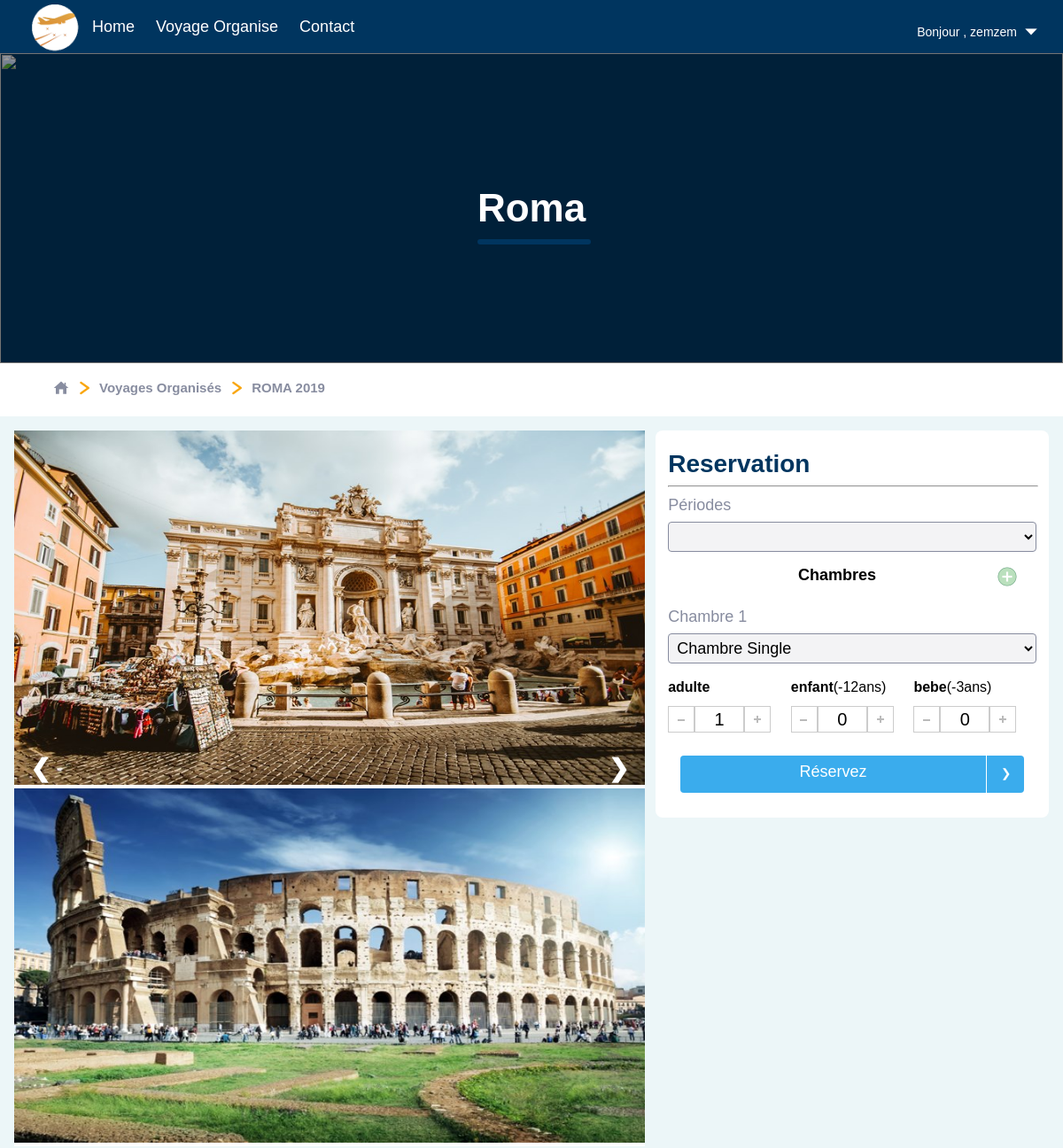
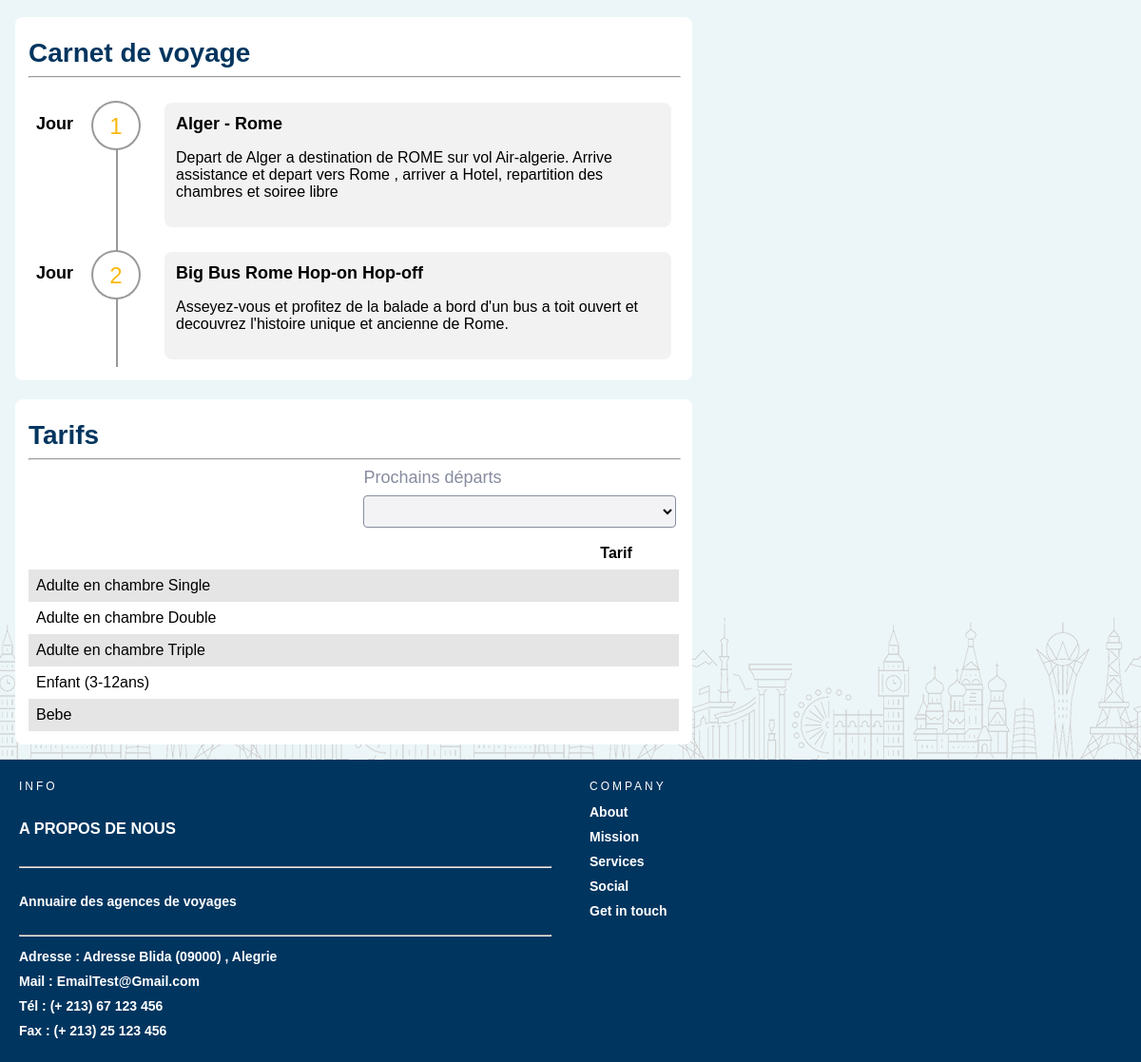
Page /Voyage.php?voyage_id=1 (signed in) on the committed database (2 pictures, top to bottom).
### tables this page shows
create table voyage
(
   voyage_id            int not null auto_increment,
   compte_agence_id     int,
   nom                  varchar(20),
   ville_id             int,
   guide_id             int,
   nbr_jour             int,
   hotel_id             int,
   description          varchar(500),
   cover                varchar(20),
   primary key (voyage_id)
);

create table ville
(
   ville_id             int not null auto_increment,
   nom                  varchar(50),
   pays_id              int,
   primary key (ville_id),
   key AK_ville (ville_id)
);

create table voyage_jour
(
   voyage_jour_id       int not null auto_increment,
   voyage_id            int,
   nbr_jour             int,
   endroit_id           int,
   primary key (voyage_jour_id)
);

create table endroit
(
   endroit_id           int not null auto_increment,
   endroit_nom          varchar(35),
   ville_id             int,
   description          text,
   primary key (endroit_id),
   key AK_endroit_id (endroit_id)
);

### php/database.inc (called while the page is built, shortened)
<?php
class database{
  public $connection;
  public function __construct()
  {
    $this->connection=mysqli_connect("localhost","root","","pfe");
    $this->connection->set_charset("utf8");
  }
  public function query($sql)
  {
    $result=mysqli_query($this->connection,$sql);
    return $result;
  }
}

### php/Voyage.inc (called while the page is built, shortened)
<?php
require "Endroit.inc";
class Voyage{
  public $voyage_id;
  public function __construct($voyage_id,$nom,$ville,$nbr_jour,$hotel_id, $description,$img)
{
  $this->voyage_id=$voyage_id;
  $this->nom=$nom;
  $this->ville=$ville;
}
public function LoadListEndroit()
{
  $list=array();
  $database=new database();
  $result=$database->query("select nbr_jour,endroit_nom,description from voyage_jour join endroit on voyage_jour.endroit_id=endroit.endroit_id
                                where voyage_id=".$this->voyage_id );
  while($row=mysqli_fetch_assoc($result)){
    $list[]=new Endroit($row["nbr_jour"],$row["endroit_nom"],'',$row["description"],"");
  }
  return $list;
}
}

### php/Endroit.inc (called while the page is built, shortened)
<?php
class Endroit {
 public function __construct ( $id , $nom , $ville_id , $description , $prix) {
  $this->id = $id;
  $this->nom = $nom;
  $this->description = $description;
 }
}

### Voyage.php (the view, shortened to what this page needs)
<!DOCTYPE html>
<?php
require 'php/database.inc';
require 'php/Voyage.inc';
$database=new database();
if(isset($_GET["voyage_id"])){
  $result=$database->query("select voyage_id,compte_agence_id,voyage.nom,ville.nom as ville,nbr_jour,hotel_id,description,cover from voyage join ville on voyage.ville_id=ville.ville_id where voyage_id=".$_GET["voyage_id"]) ;
  $row=mysqli_fetch_assoc($result);
  $voyage=new Voyage($row["voyage_id"],$row["nom"],$row["ville"],$row["nbr_jour"],$row["hotel_id"],$row["description"],$row["cover"]);
  $jour=$voyage->LoadListEndroit();
}else{
  die("erreur voyage_id");
}
 ?>
<html lang="en" dir="ltr">
  <head>
    <?php include 'php/Client/css.php'; ?>
  </head>
  <body onload="LoadDate(<?php echo $_GET["voyage_id"]; ?>);window.i=0;AfficheImage();">
    <div class="nav_bar">
      <div class="nav_bar_cover_index">
        <div class="nav_bar_cover_index_img">
          <img src="img/Client/Cover/cover-roma.jpeg" alt="">
        </div>
        <div class="nav_bar_titre">
          <?php echo $voyage->ville; ?>
        </div>
      </div>
      <div class="nav_bar_titre_bar">
        <div class="nav_bar_titre_bar_url">
          <div class="nav_bar_titre_bar_url_icon">
            <div class="nav_bar_titre_bar_url_icon_btn">
              <a href="index.php" >
                <img src="img\Client\icon\home18pxgris.png" alt="">
              </a>
              <a href="#">
                <img src="img\Client\icon\suivant18pxlemon.png" class="nav_bar_titre_bar_url_icon_suivant">
              </a>
              <label> Voyages Organisés</label>
              <a href="#">
                <img src="img\Client\icon\suivant18pxlemon.png" class="nav_bar_titre_bar_url_icon_suivant">
              </a>
              <label><?php echo $voyage->nom; ?></label>
            </div>
          </div>
        </div>
      </div>
    </div>
    <div class="voyage_page">
      <div class="page_gauche">
        <div class="voyage_page_gauche">
          <div class="list_photo_de_voyage">
            <div class="photo_de_voyage">
              <img src="img\Client\photo\1-1.jpeg" alt="">
            </div>
            <div class="photo_de_voyage">
              <img src="img\Client\photo\1-2.jpeg" alt="">
            </div>
            <a class="photo_precedent" onclick="moinsphoto()">❮</a>
            <a class="photo_suivant" onclick="plusphoto()">❯</a>
          </div>
          <div class="espace_voyage">
            <div class="formulaire_titre">
              Carnet de voyage
            </div>
            <hr class="formulaire_ligne">
            <div class="les_jours_voyage">
              <?php  foreach ($jour as $k => $v) {?>
                <div class="jour_voyage">
                  <label for="">Jour</label>
                  <div class="numero_jour_voyage"><?php echo $v->id; ?></div>
                  <div class="description_jour">
                    <strong><?php echo $v->nom; ?></strong>
                    <p>
                      <?php echo $v->description; ?>
                    </p>
                  </div>
                </div>
              <?php }  ?>
            </div>
          </div>
          <div class="espace_voyage">
            <div class="formulaire_titre">
              Tarifs
            </div>
            <hr class="formulaire_ligne">
            <div class="formulaire_row_2item">
              <div class="formulaire_row_item"></div>
              <div class="formulaire_row_item">
                <label for="Online" class="formulaire_row_item_label"> Prochains départs </label>
                <select class="formulaire_row_item_input" name="" id="table_date_prix" onchange="AffichePrix(this.value)">
                </select>
              </div>
            </div>
            <table class="table_tarifs">
              <thead>
                <tr>
                  <td width="550"></td>
                  <th>Tarif</th>
                </tr>
              </thead>
              <tbody>
                <tr>
                  <td>Adulte en chambre Single</td>
                  <th class="prix"></th>
                </tr>
                <tr>
                  <td>Adulte en chambre Double</td>
                  <th class="prix"></th>
                </tr>
                <tr>
                  <td>Adulte en chambre Triple</td>
                  <th class="prix"></th>
                </tr>
                <tr>
                  <td>Enfant (3-12ans)</td>
                  <th class="prix"></th>
                </tr>
                <tr>
                  <td>Bebe</td>
                  <th class="prix"aa></th>
                </tr>
              </tbody>
            </table>
          </div>
        </div>
      </div>
      <div class="voyage_page_droite">
        <div class="page_droite">
          <div class="espace_voyage" id="espace_reservation">
            <form id="my_form" method="GET" action="Reservez.php" >
              <div class="formulaire_titre">
                Reservation
              </div>
              <hr class="formulaire_ligne">
            <div class="formulaire_row_item">
              <label for="" class="formulaire_row_item_label">Périodes</label>
              <select class="formulaire_row_item_input" name="voyage_date_id" id="text_reserve">
              </select>
            </div>
            <div class="list_chambre">
              <label >Chambres</label>
              <button type="button" name="button" id="AjouterChambre" >
                <img src="img\Client\icon\add22px.png" alt="">
              </button>
            </div>
            <div id="list_chambre">
              <div class="formulaire_row_item">
                <label for="" class="formulaire_row_item_label">Chambre 1</label>
                <select class="formulaire_row_item_input" name="type_chambre[]" id="select_row_1" onchange="InitChambre(1)">
                  <option value="1" > Chambre Single </option>
                </select>
                <div class="nbr_personne">
                  <div class="categorie_presonne">
                    <label for=""><strong>adulte</strong></label>
                    <div class="nbr_personne_btn">
                      <button type="button" name="button" class="minus" onclick="BtnMoinsChambre(1,'adulte')" ></button>
                      <input type="text"  class="nbr_personne_row_1" name="adulte[]" value="1" id="btn_adulte_row_1" readonly>
                      <button type="button" name="button" class="plus" onclick="BtnPlusChambre(1,'adulte')"></button>
                    </div>
                  </div>
                  <div class="categorie_presonne" >
                    <label for=""><strong>enfant</strong>(-12ans)</label>
                    <div class="nbr_personne_btn">
                      <button type="button" name="button" class="minus" onclick="BtnMoinsChambre(1,'enfant')" ></button>
                      <input type="text" class="nbr_personne_row_1" name="enfant[]" id="btn_enfant_row_1" value="0" readonly>
                      <button type="button" name="button" class="plus" onclick="BtnPlusChambre(1,'enfant')" ></button>
                    </div>
                  </div>
                  <div class="categorie_presonne">
                    <label for=""><strong>bebe</strong>(-3ans)</label>
                    <div class="nbr_personne_btn">
                      <button type="button" name="button" class="minus" onclick="BtnMoinsChambre(1,'bebe')" ></button>
                      <input type="text" class="nbr_personne_row_1" name="bebe[]" id="btn_bebe_row_1" value="0" readonly>
                      <button type="button" name="button" class="plus" onclick="BtnPlusChambre(1,'bebe')" ></button>
                    </div>
                  </div>
                </div>
              </div>
            </div>
            <div class="index_offre_top_voyage_btn_more">
              <a href="javascript:{}" onclick="ButtonReserver(<?php if(isset($_SESSION["client_id"])) echo "'ok'";else echo "'no'";?>)">
                <div class="index_offre_top_voyage_btn_more_titre">
                  <label for="">Réservez</label>
                  <img src="img/Client/icon/suivant18px.png" alt="">
                </div>
              </a>
            </div>
            </form>
          </div>
        </div>
      </div>
    </div>
  </body>
</html>

### css/Client/standard.css (style rules this page uses)
:root { --color-bleu-claire :#3AACED; --color-bleu :#00355f; --color-bleu-fonce :#001f39; --color-lemon: #f9a60f; --color-lemon-2eme : #EEC218; --color-gris :#888DA0; }
body,html { margin: 0px; padding: 0px; background-color: #ECF6F8; font-family:sans-serif; }
a { text-decoration: none; color: white; }

### css/Client/navbar.css (style rules this page uses)
.nav_bar { justify-content: center; background-color: var(--color-bleu); }
.nav_bar_cover_index { height: 350px; width: 100%; display: flex; justify-content: center; position: relative; }
.nav_bar_cover_index_img { position: absolute; left: 0; right: 0; }
.nav_bar_cover_index_img img { height: 350px; width: 100%; z-index: 1; position: absolute; }
.nav_bar_cover_index_img::after { content: ''; width: 100%; height: 350px; position: absolute; background-color: rgb(0,0,0,.4); z-index: 2; }
.nav_bar_titre { margin-top: auto; margin-bottom: auto; z-index: 6; color: white; font-size: 44px; font-weight: 600; position: relative; }
.nav_bar_titre::before { content: ''; position: absolute; z-index: 6; width: 100%; border: 3px solid var(--color-bleu); border-radius: 16px; margin-top: 60px; }
.nav_bar_titre_bar { background-color: white; height: 60px; display: flex; justify-content: center; }
.nav_bar_titre_bar_url { width: 90%; height: 100%; display: table; }
.nav_bar_titre_bar_url_icon { display: table-cell; vertical-align: middle; }
.nav_bar_titre_bar_url_icon_btn { display: flex; }
.nav_bar_titre_bar_url_icon_suivant { margin-left: 8px; margin-right: 8px; }
.nav_bar_titre_bar_url_icon label { font-size: 15px; font-weight: 600; color: var(--color-gris); }

### css/Client/index.css (style rules this page uses)
.index_offre_top_voyage_btn_more { display: flex; justify-content: center; padding: 14px; overflow: hidden; }
.index_offre_top_voyage_btn_more a,.voyage_organise_btn_more a,.btn_envoyee { text-decoration: none; color: white; font-size: 18px; font-weight: 200; background-color: var(--color-bleu-claire); width: 240px; border-radius: 4px; border: none; }
.index_offre_top_voyage_btn_more_titre { display: flex; justify-content: space-between; text-align: center; position: relative; }
.index_offre_top_voyage_btn_more_titre label { margin-top: 8px; width:100%; cursor: pointer; }
.index_offre_top_voyage_btn_more_titre img { padding: 12px; border-left: 1px solid white; }
.index_offre_top_voyage_btn_more_titre::after,.btn_envoyee::after { content: ""; height: 40px; width: 0px; background-color: rgb(255,255,255,.1); position:absolute; transition: .4s; }

### css/Client/formulaire.css (style rules this page uses)
.formulaire_titre { margin-top: 8px; font-size: 28px; font-weight: 700; color: var(--color-bleu); }
.formulaire_ligne { color: #fff; width: 100%; }
.formulaire_row_item { display: grid; grid-row-gap: 8px; }
.formulaire_row_2item { display: grid; grid-template-columns: 48% 48%; grid-column-gap: 24px; }
.formulaire_row_item_label { font-size: 18px; color: #878C9F; }
.formulaire_row_item_input { border: 1px solid #878c9f; background-color: rgb(135, 140, 159,.1); border-radius: 4px; padding:5px; font-size: 18px; font-family: unset; }

### rows in the picture
voyage: ville.nom "Roma", nom "ROMA 2019"
voyage_jour: nbr_jour "1", endroit.endroit_nom "Alger - Rome", endroit.description "Depart de Alger a destination de ROME sur vol Air-algerie. Arrive assistance et depart vers Rome , arriver a Hotel, repartition des chambres et soiree libre"
voyage_jour: nbr_jour "2", endroit.endroit_nom "Big Bus Rome Hop-on Hop-off", endroit.description "Asseyez-vous et profitez de la balade a bord d'un bus a toit ouvert et decouvrez l'histoire unique et ancienne de Rome."

### other values in the picture
$_SESSION["nom"] "zemzem"
